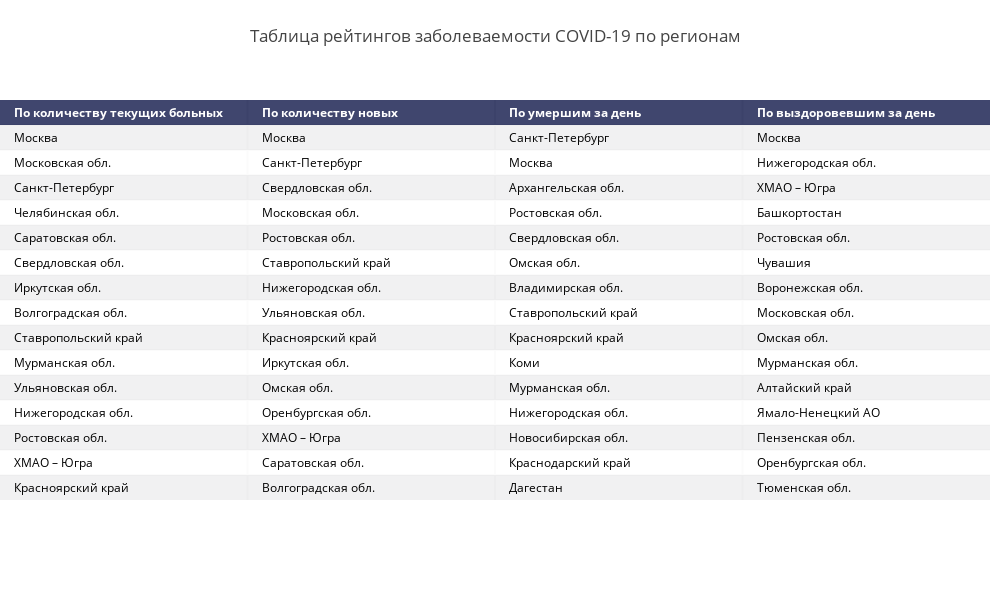

Notebook source saved alongside this figure:
### Code cell
covid_rates = pd.DataFrame()
mask = (X.Date==myday)&(X.Region!='Россия')
today_cases = X[mask]
#covid_rates.reset_index(drop=True)

covid_rates['По количеству текущих больных'] = today_cases.sort_values(by=['Remaining_ill'],ascending = False).Region.reset_index(drop=True)
covid_rates['По количеству новых'] = today_cases.sort_values(by=['Day_confirmed'],ascending = False).Region.reset_index(drop=True)
covid_rates['По умершим за день'] = today_cases.sort_values(by=['Day_deaths'],ascending = False).Region.reset_index(drop=True)
covid_rates['По выздоровевшим за день'] = today_cases.sort_values(by=['Day_recovered'],ascending = False).Region.reset_index(drop=True)

fig =  ff.create_table(covid_rates.head(15))
fig.update_layout(
    
                  title_text ='Таблица рейтингов заболеваемости COVID-19 по регионам',
                  margin = {'t':100, 'b':100},
                  title_x = 0.5,
                  title_y= 0.95,
                  title_xanchor = "center",
                  title_yanchor = "top", 
                  
                  width = 990, height = 600,template = 'gridon',
    
    
                  xaxis_title='',yaxis_title = ''
)
fig.show()

### Figure 1 — Plotly figure (JSON) as saved in the notebook; plotly's stock layout.template omitted (floating-point values rounded to 4 significant figures)
{"data": [{"colorscale": [[0, "#00083e"], [0.5, "#ededee"], [1, "#ffffff"]], "hoverinfo": "none", "opacity": 0.75, "showscale": false, "type": "heatmap", "z": [[0, 0, 0, 0], [0.5, 0.5, 0.5, 0.5], [1, 1, 1, 1], [0.5, 0.5, 0.5, 0.5], [1, 1, 1, 1], [0.5, 0.5, 0.5, 0.5], [1, 1, 1, 1], [0.5, 0.5, 0.5, 0.5], [1, 1, 1, 1], [0.5, 0.5, 0.5, 0.5], [1, 1, 1, 1], [0.5, 0.5, 0.5, 0.5], [1, 1, 1, 1], [0.5, 0.5, 0.5, 0.5], [1, 1, 1, 1], [0.5, 0.5, 0.5, 0.5]]}], "layout": {"annotations": [{"align": "left", "font": {"color": "#ffffff"}, "showarrow": false, "text": "<b>По количеству текущих больных</b>", "x": -0.45, "xanchor": "left", "xref": "x", "y": 0, "yref": "y"}, {"align": "left", "font": {"color": "#ffffff"}, "showarrow": false, "text": "<b>По количеству новых</b>", "x": 0.55, "xanchor": "left", "xref": "x", "y": 0, "yref": "y"}, {"align": "left", "font": {"color": "#ffffff"}, "showarrow": false, "text": "<b>По умершим за день</b>", "x": 1.55, "xanchor": "left", "xref": "x", "y": 0, "yref": "y"}, {"align": "left", "font": {"color": "#ffffff"}, "showarrow": false, "text": "<b>По выздоровевшим за день</b>", "x": 2.55, "xanchor": "left", "xref": "x", "y": 0, "yref": "y"}, {"align": "left", "font": {"color": "#000000"}, "showarrow": false, "text": "Москва", "x": -0.45, "xanchor": "left", "xref": "x", "y": 1, "yref": "y"}, {"align": "left", "font": {"color": "#000000"}, "showarrow": false, "text": "Москва", "x": 0.55, "xanchor": "left", "xref": "x", "y": 1, "yref": "y"}, {"align": "left", "font": {"color": "#000000"}, "showarrow": false, "text": "Санкт-Петербург", "x": 1.55, "xanchor": "left", "xref": "x", "y": 1, "yref": "y"}, {"align": "left", "font": {"color": "#000000"}, "showarrow": false, "text": "Москва", "x": 2.55, "xanchor": "left", "xref": "x", "y": 1, "yref": "y"}, {"align": "left", "font": {"color": "#000000"}, "showarrow": false, "text": "Московская обл.", "x": -0.45, "xanchor": "left", "xref": "x", "y": 2, "yref": "y"}, {"align": "left", "font": {"color": "#000000"}, "showarrow": false, "text": "Санкт-Петербург", "x": 0.55, "xanchor": "left", "xref": "x", "y": 2, "yref": "y"}, {"align": "left", "font": {"color": "#000000"}, "showarrow": false, "text": "Москва", "x": 1.55, "xanchor": "left", "xref": "x", "y": 2, "yref": "y"}, {"align": "left", "font": {"color": "#000000"}, "showarrow": false, "text": "Нижегородская обл.", "x": 2.55, "xanchor": "left", "xref": "x", "y": 2, "yref": "y"}, {"align": "left", "font": {"color": "#000000"}, "showarrow": false, "text": "Санкт-Петербург", "x": -0.45, "xanchor": "left", "xref": "x", "y": 3, "yref": "y"}, {"align": "left", "font": {"color": "#000000"}, "showarrow": false, "text": "Свердловская обл.", "x": 0.55, "xanchor": "left", "xref": "x", "y": 3, "yref": "y"}, {"align": "left", "font": {"color": "#000000"}, "showarrow": false, "text": "Архангельская обл.", "x": 1.55, "xanchor": "left", "xref": "x", "y": 3, "yref": "y"}, {"align": "left", "font": {"color": "#000000"}, "showarrow": false, "text": "ХМАО – Югра", "x": 2.55, "xanchor": "left", "xref": "x", "y": 3, "yref": "y"}, {"align": "left", "font": {"color": "#000000"}, "showarrow": false, "text": "Челябинская обл.", "x": -0.45, "xanchor": "left", "xref": "x", "y": 4, "yref": "y"}, {"align": "left", "font": {"color": "#000000"}, "showarrow": false, "text": "Московская обл.", "x": 0.55, "xanchor": "left", "xref": "x", "y": 4, "yref": "y"}, {"align": "left", "font": {"color": "#000000"}, "showarrow": false, "text": "Ростовская обл.", "x": 1.55, "xanchor": "left", "xref": "x", "y": 4, "yref": "y"}, {"align": "left", "font": {"color": "#000000"}, "showarrow": false, "text": "Башкортостан", "x": 2.55, "xanchor": "left", "xref": "x", "y": 4, "yref": "y"}, {"align": "left", "font": {"color": "#000000"}, "showarrow": false, "text": "Саратовская обл.", "x": -0.45, "xanchor": "left", "xref": "x", "y": 5, "yref": "y"}, {"align": "left", "font": {"color": "#000000"}, "showarrow": false, "text": "Ростовская обл.", "x": 0.55, "xanchor": "left", "xref": "x", "y": 5, "yref": "y"}, {"align": "left", "font": {"color": "#000000"}, "showarrow": false, "text": "Свердловская обл.", "x": 1.55, "xanchor": "left", "xref": "x", "y": 5, "yref": "y"}, {"align": "left", "font": {"color": "#000000"}, "showarrow": false, "text": "Ростовская обл.", "x": 2.55, "xanchor": "left", "xref": "x", "y": 5, "yref": "y"}, {"align": "left", "font": {"color": "#000000"}, "showarrow": false, "text": "Свердловская обл.", "x": -0.45, "xanchor": "left", "xref": "x", "y": 6, "yref": "y"}, {"align": "left", "font": {"color": "#000000"}, "showarrow": false, "text": "Ставропольский край", "x": 0.55, "xanchor": "left", "xref": "x", "y": 6, "yref": "y"}, {"align": "left", "font": {"color": "#000000"}, "showarrow": false, "text": "Омская обл.", "x": 1.55, "xanchor": "left", "xref": "x", "y": 6, "yref": "y"}, {"align": "left", "font": {"color": "#000000"}, "showarrow": false, "text": "Чувашия", "x": 2.55, "xanchor": "left", "xref": "x", "y": 6, "yref": "y"}, {"align": "left", "font": {"color": "#000000"}, "showarrow": false, "text": "Иркутская обл.", "x": -0.45, "xanchor": "left", "xref": "x", "y": 7, "yref": "y"}, {"align": "left", "font": {"color": "#000000"}, "showarrow": false, "text": "Нижегородская обл.", "x": 0.55, "xanchor": "left", "xref": "x", "y": 7, "yref": "y"}, {"align": "left", "font": {"color": "#000000"}, "showarrow": false, "text": "Владимирская обл.", "x": 1.55, "xanchor": "left", "xref": "x", "y": 7, "yref": "y"}, {"align": "left", "font": {"color": "#000000"}, "showarrow": false, "text": "Воронежская обл.", "x": 2.55, "xanchor": "left", "xref": "x", "y": 7, "yref": "y"}, {"align": "left", "font": {"color": "#000000"}, "showarrow": false, "text": "Волгоградская обл.", "x": -0.45, "xanchor": "left", "xref": "x", "y": 8, "yref": "y"}, {"align": "left", "font": {"color": "#000000"}, "showarrow": false, "text": "Ульяновская обл.", "x": 0.55, "xanchor": "left", "xref": "x", "y": 8, "yref": "y"}, {"align": "left", "font": {"color": "#000000"}, "showarrow": false, "text": "Ставропольский край", "x": 1.55, "xanchor": "left", "xref": "x", "y": 8, "yref": "y"}, {"align": "left", "font": {"color": "#000000"}, "showarrow": false, "text": "Московская обл.", "x": 2.55, "xanchor": "left", "xref": "x", "y": 8, "yref": "y"}, {"align": "left", "font": {"color": "#000000"}, "showarrow": false, "text": "Ставропольский край", "x": -0.45, "xanchor": "left", "xref": "x", "y": 9, "yref": "y"}, {"align": "left", "font": {"color": "#000000"}, "showarrow": false, "text": "Красноярский край", "x": 0.55, "xanchor": "left", "xref": "x", "y": 9, "yref": "y"}, {"align": "left", "font": {"color": "#000000"}, "showarrow": false, "text": "Красноярский край", "x": 1.55, "xanchor": "left", "xref": "x", "y": 9, "yref": "y"}, {"align": "left", "font": {"color": "#000000"}, "showarrow": false, "text": "Омская обл.", "x": 2.55, "xanchor": "left", "xref": "x", "y": 9, "yref": "y"}, {"align": "left", "font": {"color": "#000000"}, "showarrow": false, "text": "Мурманская обл.", "x": -0.45, "xanchor": "left", "xref": "x", "y": 10, "yref": "y"}, {"align": "left", "font": {"color": "#000000"}, "showarrow": false, "text": "Иркутская обл.", "x": 0.55, "xanchor": "left", "xref": "x", "y": 10, "yref": "y"}, {"align": "left", "font": {"color": "#000000"}, "showarrow": false, "text": "Коми", "x": 1.55, "xanchor": "left", "xref": "x", "y": 10, "yref": "y"}, {"align": "left", "font": {"color": "#000000"}, "showarrow": false, "text": "Мурманская обл.", "x": 2.55, "xanchor": "left", "xref": "x", "y": 10, "yref": "y"}, {"align": "left", "font": {"color": "#000000"}, "showarrow": false, "text": "Ульяновская обл.", "x": -0.45, "xanchor": "left", "xref": "x", "y": 11, "yref": "y"}, {"align": "left", "font": {"color": "#000000"}, "showarrow": false, "text": "Омская обл.", "x": 0.55, "xanchor": "left", "xref": "x", "y": 11, "yref": "y"}, {"align": "left", "font": {"color": "#000000"}, "showarrow": false, "text": "Мурманская обл.", "x": 1.55, "xanchor": "left", "xref": "x", "y": 11, "yref": "y"}, {"align": "left", "font": {"color": "#000000"}, "showarrow": false, "text": "Алтайский край", "x": 2.55, "xanchor": "left", "xref": "x", "y": 11, "yref": "y"}, {"align": "left", "font": {"color": "#000000"}, "showarrow": false, "text": "Нижегородская обл.", "x": -0.45, "xanchor": "left", "xref": "x", "y": 12, "yref": "y"}, {"align": "left", "font": {"color": "#000000"}, "showarrow": false, "text": "Оренбургская обл.", "x": 0.55, "xanchor": "left", "xref": "x", "y": 12, "yref": "y"}, {"align": "left", "font": {"color": "#000000"}, "showarrow": false, "text": "Нижегородская обл.", "x": 1.55, "xanchor": "left", "xref": "x", "y": 12, "yref": "y"}, {"align": "left", "font": {"color": "#000000"}, "showarrow": false, "text": "Ямало-Ненецкий АО", "x": 2.55, "xanchor": "left", "xref": "x", "y": 12, "yref": "y"}, {"align": "left", "font": {"color": "#000000"}, "showarrow": false, "text": "Ростовская обл.", "x": -0.45, "xanchor": "left", "xref": "x", "y": 13, "yref": "y"}, {"align": "left", "font": {"color": "#000000"}, "showarrow": false, "text": "ХМАО – Югра", "x": 0.55, "xanchor": "left", "xref": "x", "y": 13, "yref": "y"}, {"align": "left", "font": {"color": "#000000"}, "showarrow": false, "text": "Новосибирская обл.", "x": 1.55, "xanchor": "left", "xref": "x", "y": 13, "yref": "y"}, {"align": "left", "font": {"color": "#000000"}, "showarrow": false, "text": "Пензенская обл.", "x": 2.55, "xanchor": "left", "xref": "x", "y": 13, "yref": "y"}, {"align": "left", "font": {"color": "#000000"}, "showarrow": false, "text": "ХМАО – Югра", "x": -0.45, "xanchor": "left", "xref": "x", "y": 14, "yref": "y"}, {"align": "left", "font": {"color": "#000000"}, "showarrow": false, "text": "Саратовская обл.", "x": 0.55, "xanchor": "left", "xref": "x", "y": 14, "yref": "y"}, {"align": "left", "font": {"color": "#000000"}, "showarrow": false, "text": "Краснодарский край", "x": 1.55, "xanchor": "left", "xref": "x", "y": 14, "yref": "y"}, {"align": "left", "font": {"color": "#000000"}, "showarrow": false, "text": "Оренбургская обл.", "x": 2.55, "xanchor": "left", "xref": "x", "y": 14, "yref": "y"}, {"align": "left", "font": {"color": "#000000"}, "showarrow": false, "text": "Красноярский край", "x": -0.45, "xanchor": "left", "xref": "x", "y": 15, "yref": "y"}, {"align": "left", "font": {"color": "#000000"}, "showarrow": false, "text": "Волгоградская обл.", "x": 0.55, "xanchor": "left", "xref": "x", "y": 15, "yref": "y"}, {"align": "left", "font": {"color": "#000000"}, "showarrow": false, "text": "Дагестан", "x": 1.55, "xanchor": "left", "xref": "x", "y": 15, "yref": "y"}, {"align": "left", "font": {"color": "#000000"}, "showarrow": false, "text": "Тюменская обл.", "x": 2.55, "xanchor": "left", "xref": "x", "y": 15, "yref": "y"}], "height": 600, "margin": {"b": 100, "l": 0, "r": 0, "t": 100}, "title": {"text": "Таблица рейтингов заболеваемости COVID-19 по регионам", "x": 0.5, "xanchor": "center", "y": 0.95, "yanchor": "top"}, "width": 990, "xaxis": {"dtick": 1, "gridwidth": 2, "showticklabels": false, "tick0": -0.5, "ticks": "", "title": {"text": ""}, "zeroline": false}, "yaxis": {"autorange": "reversed", "dtick": 1, "gridwidth": 2, "showticklabels": false, "tick0": 0.5, "ticks": "", "title": {"text": ""}, "zeroline": false}}}
